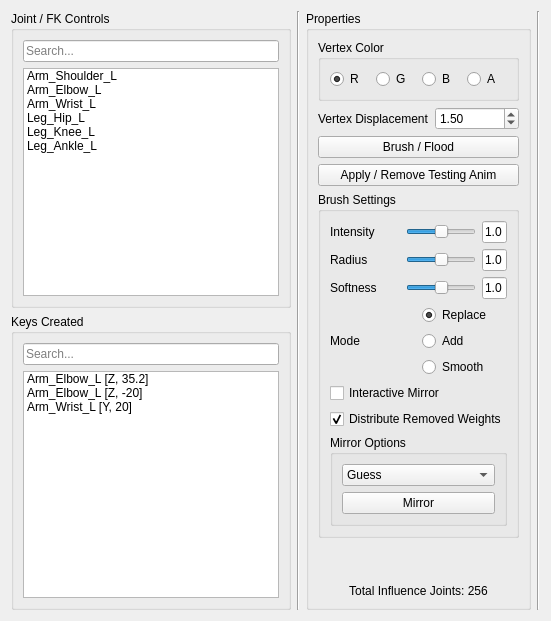
                <widget class="QWidget" name="tab_15">
                 <attribute name="title">
                  <string>Fake Muscles</string>
                 </attribute>
                 <layout class="QHBoxLayout" name="horizontalLayout_110">
                  <item>
                   <layout class="QHBoxLayout" name="horizontalLayout_111">
                    <item>
                     <layout class="QVBoxLayout" name="verticalLayout_119">
                      <item>
                       <widget class="QGroupBox" name="groupBox_62">
                        <property name="title">
                         <string>Joint / FK Controls</string>
                        </property>
                        <layout class="QHBoxLayout" name="horizontalLayout_112">
                         <item>
                          <layout class="QVBoxLayout" name="verticalLayout_120">
                           <item>
                            <widget class="QLineEdit" name="lineEdit_21">
                             <property name="placeholderText">
                              <string>Search...</string>
                             </property>
                            </widget>
                           </item>
                           <item>
                            <widget class="QListWidget" name="listWidget_17">
                             <item>
                              <property name="text">
                               <string>Arm_Shoulder_L</string>
                              </property>
                             </item>
                             <item>
                              <property name="text">
                               <string>Arm_Elbow_L</string>
                              </property>
                             </item>
                             <item>
                              <property name="text">
                               <string>Arm_Wrist_L</string>
                              </property>
                             </item>
                             <item>
                              <property name="text">
                               <string>Leg_Hip_L</string>
                              </property>
                             </item>
                             <item>
                              <property name="text">
                               <string>Leg_Knee_L</string>
                              </property>
                             </item>
                             <item>
                              <property name="text">
                               <string>Leg_Ankle_L</string>
                              </property>
                             </item>
                            </widget>
                           </item>
                          </layout>
                         </item>
                        </layout>
                       </widget>
                      </item>
                      <item>
                       <widget class="QGroupBox" name="groupBox_67">
                        <property name="title">
                         <string>Keys Created</string>
                        </property>
                        <layout class="QVBoxLayout" name="verticalLayout_128">
                         <item>
                          <layout class="QVBoxLayout" name="verticalLayout_129">
                           <item>
                            <widget class="QLineEdit" name="lineEdit_25">
                             <property name="placeholderText">
                              <string>Search...</string>
                             </property>
                            </widget>
                           </item>
                           <item>
                            <widget class="QListWidget" name="listWidget_11">
                             <item>
                              <property name="text">
                               <string>Arm_Elbow_L [Z, 35.2]</string>
                              </property>
                             </item>
                             <item>
                              <property name="text">
                               <string>Arm_Elbow_L [Z, -20]</string>
                              </property>
                             </item>
                             <item>
                              <property name="text">
                               <string>Arm_Wrist_L [Y, 20]</string>
                              </property>
                             </item>
                            </widget>
                           </item>
                          </layout>
                         </item>
                        </layout>
                       </widget>
                      </item>
                     </layout>
                    </item>
                    <item>
                     <widget class="Line" name="line_29">
                      <property name="orientation">
                       <enum>Qt::Vertical</enum>
                      </property>
                     </widget>
                    </item>
                    <item>
                     <layout class="QVBoxLayout" name="verticalLayout_121">
                      <item>
                       <widget class="QGroupBox" name="groupBox_63">
                        <property name="sizePolicy">
                         <sizepolicy hsizetype="Preferred" vsizetype="Preferred">
                          <horstretch>0</horstretch>
                          <verstretch>0</verstretch>
                         </sizepolicy>
                        </property>
                        <property name="title">
                         <string>Properties</string>
                        </property>
                        <layout class="QHBoxLayout" name="horizontalLayout_113">
                         <item>
                          <layout class="QVBoxLayout" name="verticalLayout_122">
                           <item>
                            <widget class="QGroupBox" name="groupBox_64">
                             <property name="title">
                              <string>Vertex Color</string>
                             </property>
                             <layout class="QHBoxLayout" name="horizontalLayout_114">
                              <item>
                               <layout class="QHBoxLayout" name="horizontalLayout_115">
                                <item>
                                 <widget class="QRadioButton" name="radioButton_14">
                                  <property name="text">
                                   <string>R</string>
                                  </property>
                                  <property name="checked">
                                   <bool>true</bool>
                                  </property>
                                 </widget>
                                </item>
                                <item>
                                 <widget class="QRadioButton" name="radioButton_15">
                                  <property name="text">
                                   <string>G</string>
                                  </property>
                                 </widget>
                                </item>
                                <item>
                                 <widget class="QRadioButton" name="radioButton_16">
                                  <property name="text">
                                   <string>B</string>
                                  </property>
                                 </widget>
                                </item>
                                <item>
                                 <widget class="QRadioButton" name="radioButton_17">
                                  <property name="text">
                                   <string>A</string>
                                  </property>
                                 </widget>
                                </item>
                               </layout>
                              </item>
                             </layout>
                            </widget>
                           </item>
                           <item>
                            <layout class="QHBoxLayout" name="horizontalLayout_116">
                             <item>
                              <widget class="QLabel" name="label_55">
                               <property name="text">
                                <string>Vertex Displacement</string>
                               </property>
                              </widget>
                             </item>
                             <item>
                              <widget class="QDoubleSpinBox" name="doubleSpinBox_6">
                               <property name="value">
                                <double>1.500000000000000</double>
                               </property>
                              </widget>
                             </item>
                            </layout>
                           </item>
                           <item>
                            <widget class="QPushButton" name="pushButton_25">
                             <property name="text">
                              <string>Brush / Flood</string>
                             </property>
                            </widget>
                           </item>
                           <item>
                            <widget class="QPushButton" name="pushButton_26">
                             <property name="text">
                              <string>Apply / Remove Testing Anim</string>
                             </property>
                            </widget>
                           </item>
                           <item>
                            <widget class="QGroupBox" name="groupBox_65">
                             <property name="title">
                              <string>Brush Settings</string>
                             </property>
                             <layout class="QVBoxLayout" name="verticalLayout_123">
                              <item>
                               <layout class="QVBoxLayout" name="verticalLayout_124">
                                <item>
                                 <layout class="QHBoxLayout" name="horizontalLayout_117">
                                  <item>
                                   <widget class="QLabel" name="label_56">
                                    <property name="text">
                                     <string>Intensity</string>
                                    </property>
                                   </widget>
                                  </item>
                                  <item>
                                   <widget class="QSlider" name="horizontalSlider_18">
                                    <property name="sizePolicy">
                                     <sizepolicy hsizetype="Ignored" vsizetype="Fixed">
                                      <horstretch>0</horstretch>
                                      <verstretch>0</verstretch>
                                     </sizepolicy>
                                    </property>
                                    <property name="value">
                                     <number>50</number>
                                    </property>
                                    <property name="orientation">
                                     <enum>Qt::Horizontal</enum>
                                    </property>
                                   </widget>
                                  </item>
                                  <item>
                                   <widget class="QLineEdit" name="lineEdit_22">
                                    <property name="sizePolicy">
                                     <sizepolicy hsizetype="Maximum" vsizetype="Fixed">
                                      <horstretch>0</horstretch>
                                      <verstretch>0</verstretch>
                                     </sizepolicy>
                                    </property>
                                    <property name="minimumSize">
                                     <size>
                                      <width>0</width>
                                      <height>0</height>
                                     </size>
                                    </property>
                                    <property name="maximumSize">
                                     <size>
                                      <width>25</width>
                                      <height>16777215</height>
                                     </size>
                                    </property>
                                    <property name="text">
                                     <string>1.0</string>
                                    </property>
                                   </widget>
                                  </item>
                                 </layout>
                                </item>
                                <item>
                                 <layout class="QHBoxLayout" name="horizontalLayout_118">
                                  <item>
                                   <widget class="QLabel" name="label_57">
                                    <property name="text">
                                     <string>Radius</string>
                                    </property>
                                   </widget>
                                  </item>
                                  <item>
                                   <widget class="QSlider" name="horizontalSlider_19">
                                    <property name="sizePolicy">
                                     <sizepolicy hsizetype="Ignored" vsizetype="Fixed">
                                      <horstretch>0</horstretch>
                                      <verstretch>0</verstretch>
                                     </sizepolicy>
                                    </property>
                                    <property name="value">
                                     <number>50</number>
                                    </property>
                                    <property name="orientation">
                                     <enum>Qt::Horizontal</enum>
                                    </property>
                                   </widget>
                                  </item>
                                  <item>
                                   <widget class="QLineEdit" name="lineEdit_23">
                                    <property name="sizePolicy">
                                     <sizepolicy hsizetype="Maximum" vsizetype="Fixed">
                                      <horstretch>0</horstretch>
                                      <verstretch>0</verstretch>
                                     </sizepolicy>
                                    </property>
                                    <property name="minimumSize">
                                     <size>
                                      <width>0</width>
                                      <height>0</height>
                                     </size>
                                    </property>
                                    <property name="maximumSize">
                                     <size>
                                      <width>25</width>
                                      <height>16777215</height>
                                     </size>
                                    </property>
                                    <property name="text">
                                     <string>1.0</string>
                                    </property>
                                   </widget>
                                  </item>
                                 </layout>
                                </item>
                                <item>
                                 <layout class="QHBoxLayout" name="horizontalLayout_119">
                                  <item>
                                   <widget class="QLabel" name="label_58">
                                    <property name="text">
                                     <string>Softness</string>
                                    </property>
                                   </widget>
                                  </item>
                                  <item>
                                   <widget class="QSlider" name="horizontalSlider_20">
                                    <property name="sizePolicy">
                                     <sizepolicy hsizetype="Ignored" vsizetype="Fixed">
                                      <horstretch>0</horstretch>
                                      <verstretch>0</verstretch>
                                     </sizepolicy>
                                    </property>
                                    <property name="value">
                                     <number>50</number>
                                    </property>
                                    <property name="orientation">
                                     <enum>Qt::Horizontal</enum>
                                    </property>
                                   </widget>
                                  </item>
                                  <item>
                                   <widget class="QLineEdit" name="lineEdit_24">
                                    <property name="sizePolicy">
                                     <sizepolicy hsizetype="Maximum" vsizetype="Fixed">
                                      <horstretch>0</horstretch>
                                      <verstretch>0</verstretch>
                                     </sizepolicy>
                                    </property>
                                    <property name="minimumSize">
                                     <size>
                                      <width>0</width>
                                      <height>0</height>
                                     </size>
                                    </property>
                                    <property name="maximumSize">
                                     <size>
                                      <width>25</width>
                                      <height>16777215</height>
                                     </size>
                                    </property>
                                    <property name="text">
                                     <string>1.0</string>
                                    </property>
                                   </widget>
                                  </item>
                                 </layout>
                                </item>
                                <item>
                                 <layout class="QHBoxLayout" name="horizontalLayout_120">
                                  <item>
                                   <widget class="QLabel" name="label_59">
                                    <property name="text">
                                     <string>Mode</string>
                                    </property>
                                   </widget>
                                  </item>
                                  <item>
                                   <layout class="QVBoxLayout" name="verticalLayout_125">
                                    <item>
                                     <widget class="QRadioButton" name="radioButton_18">
                                      <property name="sizePolicy">
                                       <sizepolicy hsizetype="Ignored" vsizetype="Expanding">
                                        <horstretch>0</horstretch>
                                        <verstretch>0</verstretch>
                                       </sizepolicy>
                                      </property>
                                      <property name="minimumSize">
                                       <size>
                                        <width>0</width>
                                        <height>0</height>
                                       </size>
                                      </property>
                                      <property name="text">
                                       <string>Replace</string>
                                      </property>
                                      <property name="checked">
                                       <bool>true</bool>
                                      </property>
                                     </widget>
                                    </item>
                                    <item>
                                     <widget class="QRadioButton" name="radioButton_19">
                                      <property name="sizePolicy">
                                       <sizepolicy hsizetype="Ignored" vsizetype="Expanding">
                                        <horstretch>0</horstretch>
                                        <verstretch>0</verstretch>
                                       </sizepolicy>
                                      </property>
                                      <property name="minimumSize">
                                       <size>
                                        <width>0</width>
                                        <height>0</height>
                                       </size>
                                      </property>
                                      <property name="text">
                                       <string>Add</string>
                                      </property>
                                     </widget>
                                    </item>
                                    <item>
                                     <widget class="QRadioButton" name="radioButton_20">
                                      <property name="sizePolicy">
                                       <sizepolicy hsizetype="Ignored" vsizetype="Expanding">
                                        <horstretch>0</horstretch>
                                        <verstretch>0</verstretch>
                                       </sizepolicy>
                                      </property>
                                      <property name="minimumSize">
                                       <size>
                                        <width>0</width>
                                        <height>0</height>
                                       </size>
                                      </property>
                                      <property name="text">
                                       <string>Smooth</string>
                                      </property>
                                     </widget>
                                    </item>
                                   </layout>
                                  </item>
                                 </layout>
                                </item>
                                <item>
                                 <widget class="QCheckBox" name="checkBox_21">
                                  <property name="text">
                                   <string>Interactive Mirror</string>
                                  </property>
                                 </widget>
                                </item>
                                <item>
                                 <widget class="QCheckBox" name="checkBox_22">
                                  <property name="text">
                                   <string>Distribute Removed Weights</string>
                                  </property>
                                  <property name="checked">
                                   <bool>true</bool>
                                  </property>
                                 </widget>
                                </item>
                               </layout>
                              </item>
                              <item>
                               <widget class="QGroupBox" name="groupBox_66">
                                <property name="title">
                                 <string>Mirror Options</string>
                                </property>
                                <layout class="QVBoxLayout" name="verticalLayout_126">
                                 <item>
                                  <layout class="QVBoxLayout" name="verticalLayout_127">
                                   <item>
                                    <widget class="QComboBox" name="comboBox_29">
                                     <item>
                                      <property name="text">
                                       <string>Guess</string>
                                      </property>
                                     </item>
                                     <item>
                                      <property name="text">
                                       <string>+X -&gt; -X</string>
                                      </property>
                                     </item>
                                     <item>
                                      <property name="text">
                                       <string>-X -&gt; +X</string>
                                      </property>
                                     </item>
                                     <item>
                                      <property name="text">
                                       <string>Flip</string>
                                      </property>
                                     </item>
                                    </widget>
                                   </item>
                                   <item>
                                    <widget class="QPushButton" name="pushButton_8">
                                     <property name="text">
                                      <string>Mirror</string>
                                     </property>
                                    </widget>
                                   </item>
                                  </layout>
                                 </item>
                                </layout>
                               </widget>
                              </item>
                             </layout>
                            </widget>
                           </item>
                           <item>
                            <spacer name="verticalSpacer_11">
                             <property name="orientation">
                              <enum>Qt::Vertical</enum>
                             </property>
                             <property name="sizeHint" stdset="0">
                              <size>
                               <width>20</width>
                               <height>40</height>
                              </size>
                             </property>
                            </spacer>
                           </item>
                           <item>
                            <widget class="QLabel" name="label_60">
                             <property name="text">
                              <string>Total Influence Joints: 256</string>
                             </property>
                             <property name="alignment">
                              <set>Qt::AlignCenter</set>
                             </property>
                            </widget>
                           </item>
                          </layout>
                         </item>
                        </layout>
                       </widget>
                      </item>
                     </layout>
                    </item>
                    <item>
                     <widget class="Line" name="line_30">
                      <property name="orientation">
                       <enum>Qt::Vertical</enum>
                      </property>
                     </widget>
                    </item>
                   </layout>
                  </item>
                 </layout>
                </widget>
